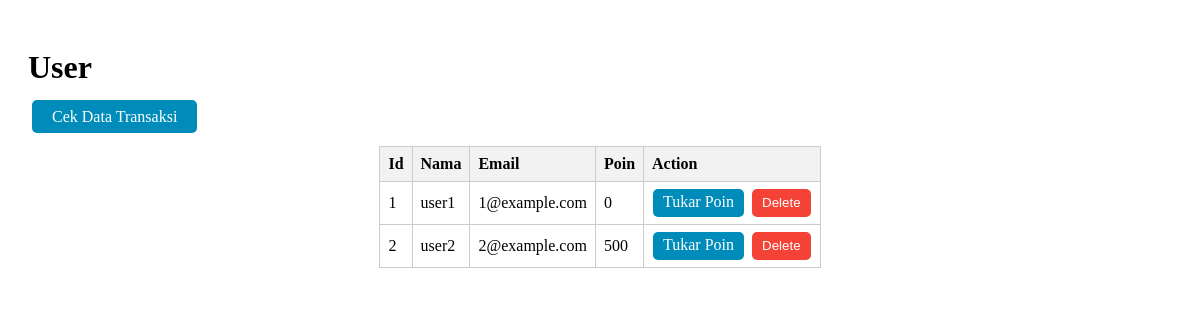
Page /index-rey.php on the committed database.
### tables this page shows
CREATE TABLE `pengguna` (
  `id` int(11) NOT NULL,
  `nama` varchar(255) NOT NULL,
  `email` varchar(255) NOT NULL,
  `poin` int(11) NOT NULL
);

### include/Database.php (called while the page is built, shortened)
<?php
class Database
{
    private $host = "localhost";
    private $username = "root";
    private $password = "";
    private $dbname = "ass3";
    private $port = "3306";
    public function __construct()
    {
        $this->conn = new mysqli($this->host, $this->username, $this->password, $this->dbname, $this->port);
    }
}
?>

### include/post-rey.php (called while the page is built, shortened)
<?php
    require_once "Database.php";
class Post extends Database
{
        public function getAllPosts(){
            $query = "SELECT * FROM pengguna";
            $result = $this->conn->query($query);
            $posts =[];
            if($result->num_rows > 0){
            while($row = $result->fetch_object()){
                $posts[] = $row;
        }
    }
    return $posts;
}
}
?>

### index-rey.php (the view, shortened to what this page needs)
<?php
    require_once(dirname(__FILE__) ."../include/post-rey.php");
    $post = new Post();
    $post = $post->getAllPosts();
?>
<!DOCTYPE html>
<html>
    <head>
    </head>
    <body>
        <div class="container">
            <h1>User</h1>
            <a class="button create-btn" href="transaksi_log.php">Cek Data Transaksi</a>
            <table>
            <tr>
                <th>Id</th>
                <th>Nama</th>
                <th>Email</th>
                <th>Poin</th>
                <th>Action</th>
                </tr>
                <?php foreach ($post as $post) : ?>
                <tr>
                    <td><?= $post->id?></td>
                    <td><?= $post->nama?></td>
                    <td><?= $post->email?></td>
                    <td><?= $post->poin?></td>
                    <td class="no-padding">
                        <div class="action-buttons">
                            <a class="button edit-btn" href="view-rewards.php?id=<?= $post->id?>">Tukar Poin</a>
                            <button class ="button delete-btn" onclick="confirmDelete(<?= $post->id ?>)">Delete</button>
                        </div>
                    </td>
                </tr>
            <?php endforeach ?>
            </table>
        </div>
    </body>
</html>

### index-rey.php (style rules this page uses)
table { border-collapse: collapse; margin: 20px auto; }
th, td { border: 1px solid #ccc; padding: 8px; text-align: left; }
th { background-color: #f2f2f2; }
.container { max-width: 1536px; margin: 0 auto; padding: 20px; }
.button { color: white; padding: 4px 10px; text-decoration: none; border: none; border-radius: 5px; margin: 2px 4px; }
.create-btn { background-color: #008CBA; padding: 8px 20px; }
.action-buttons { display: flex; text-align: center; margin: 5px; }
.edit-btn { background-color: #008CBA; }
.no-padding { padding: 0px; }
.delete-btn { background-color: #f44336; height: 28px; }

### rows in the picture
pengguna: id "1", nama "user1", email "1@example.com", poin "0"
pengguna: id "2", nama "user2", email "2@example.com", poin "500"
